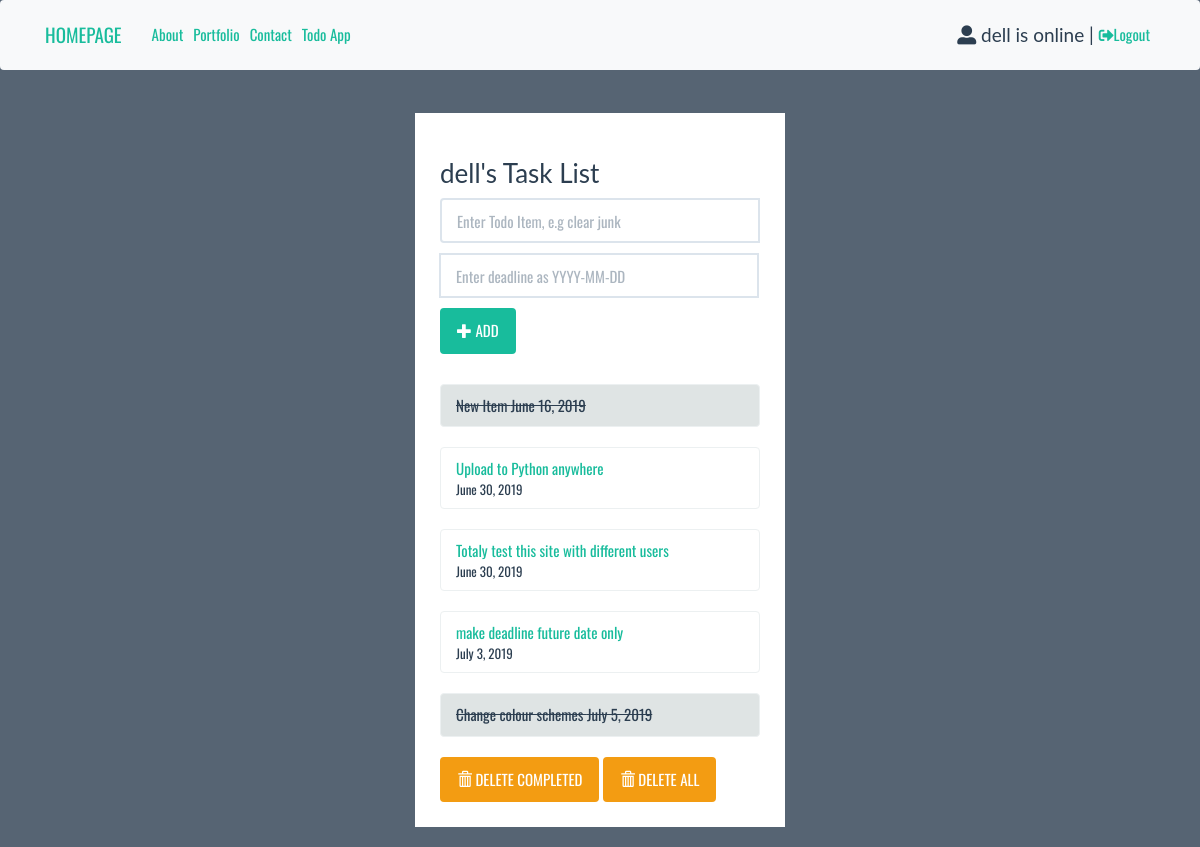
The page /todo/ (signed in) on the database its author committed.
### todo/models.py (models this page shows, shortened)
class Todo(models.Model):
    owner = models.ForeignKey(User, related_name="todo_list", on_delete=models.CASCADE, null=True)
    text = models.CharField(max_length=50)
    complete = models.BooleanField(default=False)
    lastdate = models.DateField(auto_now=False, null=True)

### todo/views.py (the view)
# urls.py: path('', views.todoIndex, name='index'),
@login_required
def todoIndex(request):
    todo_list = Todo.objects.order_by('lastdate')
    form = TodoForm()
    context = { 'todo_list' : todo_list , 'form': form }
    return render(request, 'todo/index.html', context)

### todo/forms.py
class  TodoForm(forms.Form):
    text = forms.CharField(max_length=50,
        widget = forms.TextInput (
            attrs ={'class': 'form-control p10', 'placeholder': 'Enter Todo Item, e.g clear junk', 'id':'space'} ))
    lastdate = forms.CharField( widget = forms.DateInput (
        attrs = { 'placeholder':'Enter deadline as YYYY-MM-DD' , 'class':'form-control datepicker'} ))

### todo/templates/todo/index.html (shortened to what this page needs)
{% extends "base.html"  %}
{% block content %}
		<div class="container-fluid" id="wrapper">
			<div class="row">
				<div class="col-lg-4 col-lg-offset-4" id="content">
					{% if user.is_authenticated %}
						<h3>{{ user }}'s Task List</h3>
	          <form action="{% url 'todo:add' %}" method="POST" role="form">
								<div class="input-group">
	                {{ form.text }}
	                {{ form.lastdate }}
									<div class="col-lg-offset-0">
										<button type="submit" class="btn btn-success t10" ><i class="glyphicon glyphicon-plus"></i>  ADD</button>
									</div>
									{% for item in todo_list %}
										{% if user == item.owner %}
											<ul class="list-group t20">
												{% if item.complete %}
													<li class="list-group-item todo-completed">{{ item.text }} {{ item.lastdate }}</li>
												{% else %}
													<li class="list-group-item">
														<a href="{% url 'todo:complete' item.id %}">{{ item.text }}</a>
														<div class="lastdate">{{ item.lastdate }} </div>
													</li>
												{% endif %}
											</ul>
										{% endif %}
									{% endfor %}
									<div class="col-lg-offset-0" >
										<div class="btn-group" >
											<a href="{% url 'todo:deletecomplete' %}">
												<button type="button" class="btn btn-warning">
													<i class="glyphicon glyphicon-trash"></i> DELETE COMPLETED
												</button>
											</a>
											<a href="{% url 'todo:deleteall' %}">
												<button type="button" class="btn btn-warning">
													<i class="glyphicon glyphicon-trash"></i> DELETE ALL
												</button>
											</a>
										</div>
									</div>
								{% endif %}
							</div>
					</form>
				</div>
			</div>
		</div>
{% endblock %}

### templates/base.html (shortened to what this page needs)
<!DOCTYPE html>
<html lang="en" dir="ltr">
{% load static %}
{% load bootstrap4 %}
  <head>
    <link rel="stylesheet" href="https://stackpath.bootstrapcdn.com/bootstrap/4.1.3/css/bootstrap.min.css"
>
    <link rel="stylesheet" href="https://use.fontawesome.com/releases/v5.6.3/css/all.css"
>
    <link rel="stylesheet" href="{% static 'todo/bs/css/flatly.min.css' %}" />
		<link rel="stylesheet" href="{% static 'todo/styles.css' %}" />
	  <link rel="stylesheet" href="https://cdnjs.cloudflare.com/ajax/libs/datepicker/0.6.5/datepicker.min.css"
 />
  </head>
  <body>
    <nav class="navbar navbar-expand-lg bg-light" role="navigation" id="navbar">
      <div class="container">
        <div class="navbar-nav align-items-center">
          <a class="navbar-brand mynav" href="{% url 'index' %}">HOMEPAGE</a>
          <a class="nav-item nav-link" href="{#}" class="btn btn-simple">About</a>
          <a class="nav-item nav-link" href="{#}" class="btn btn-simple">Portfolio</a>
          <a class="nav-item nav-link" href="{#}" class="btn btn-simple">Contact</a>
          {% if user.is_authenticated %}
            <a class="nav-item nav-link" href="{% url 'todo:index' %}" class="btn btn-simple">Todo App</a>
          {% else %}
            <a class="nav-item nav-link" href="{% url 'accounts:login' %}" class="btn btn-simple">Todo App</a>
          {% endif  %}
        </div>
        <div class="navbar-nav align-items-center ml-auto">
          {% if user.is_authenticated %}
            <h4><i class="fas fa-user-alt"></i> {{ user.username }}  is online |</h4>
            <a class="nav-item nav-link" href="{% url 'logout' %}" aria-label="Logout"><i class="fas fa-sign-out-alt"></i>Logout</a>
          {% else %}
            <a class="nav-item nav-link" href="{% url 'login' %}"  aria-label="Login"><i class="fas fa-sign-in-alt" ></i> Login</a>
          {% endif %}
        </div>
      </div>
    </nav>
    <div class="container mycontent">
      {% block content %}
      {% endblock %}
    </div>
  </body>
</html>

### static/todo/styles.css (style rules this page uses)
body { background: rgba(44, 62, 80, .8); font-family: 'Oswald', 'Futura', sans-serif; }
#wrapper { margin-top: 2% !important; }
#content { background: #ffffff; padding: 25px; }
.t10 { margin-top: 10px; margin-bottom:10px; }
.p10 { padding-bottom: 10px; }
.t20 { margin-top: 20px; }
.lastdate { font-size: 13px; }
#space { margin-bottom: 10px; }
.todo-completed { text-decoration: line-through; background: rgba(149, 165, 166, .3); }

### rows shown on the page
Todo: text "New Item", lastdate "June 16, 2019"
Todo: text "Upload to Python anywhere", lastdate "June 30, 2019"
Todo: text "Totaly test this site with different users", lastdate "June 30, 2019"
Todo: text "make deadline future date only", lastdate "July 3, 2019"
Todo: text "Change colour schemes", lastdate "July 5, 2019"

### other values the page prints
{{ user.username }} "dell"
{{ user }} "dell"
